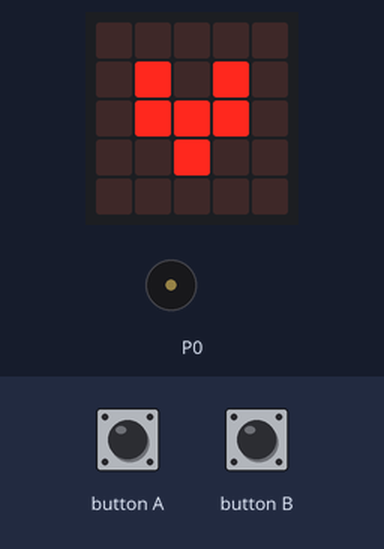
The program below on a simulated BBC micro:bit (MakeCode). Parts: the board's 5×5 LED display, buzzer (waves = sounding).

Above: at 0.1 s.
At 1.9 s:
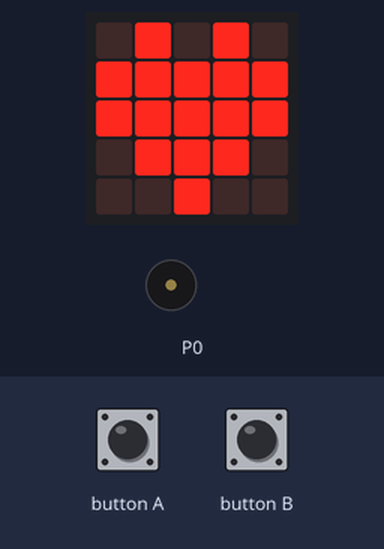
Timing chart, 0 to 130.0 s (numbered marks = the images above):
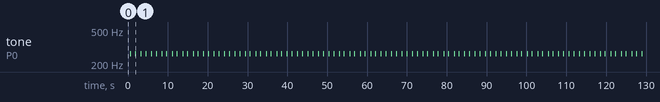

Measured:
- by itself, tone on P0: alternates 262 Hz for 0.07 s and silent for 1.2 s

The program:

main.ts
```typescript
input.onButtonPressed(Button.A, function () {
    t2 = t2 * 1.5
})
input.onButtonPressed(Button.B, function () {
    t2 = t2 / 1.5
})
let t2 = 0
let t0 = 0
let t1 = 20
t2 = 200
/**
 * Eksperimentere med github hyppig commit
 *
 * Oppgave 3
 *
 * Lag et program som kontinuerlig "blinker" hjerteikonet av og på
 *
 * Vil prøve å lage et "ekte hjerte" med annen sekvens og lyd. Muligens noe slikt i oppg 4, men får se. https://www.youtube.com/watch?v=SVqU5YeKfEM
 *
 * Knapp A reduserer hjerterytmen med faktor 1.5 for hvert trykk.
 *
 * Knapp B øker hjerterytmen med faktor 1.5 for hvert trykk.
 *
 * A+B kan nullstille, men blir ikke brukt.
 *
 * Vurdere å teste med tilt slik at vannrett = ok hjerterytme, mens loddrett framover er hurtig og bakover er "Game over"...
 *
 * Lyden går da over til EKG kontinuerlig lyd (irriterende som bare det, men gøy ide.
 *
 * Noe for en annen oppgave
 */
basic.forever(function () {
    basic.showIcon(IconNames.SmallHeart)
    music.ringTone(262)
    basic.pause(70)
    music.rest(music.beat(BeatFraction.Whole))
    basic.pause(t1)
    basic.showIcon(IconNames.Heart)
    music.ringTone(262)
    basic.pause(100)
    music.rest(music.beat(BeatFraction.Whole))
    basic.pause(t2)
})
```

test.ts
```typescript
// testene settes inn her; disse vil ikke kompilert så lenge denne pakken blir brukt som en utvidelse.
```
